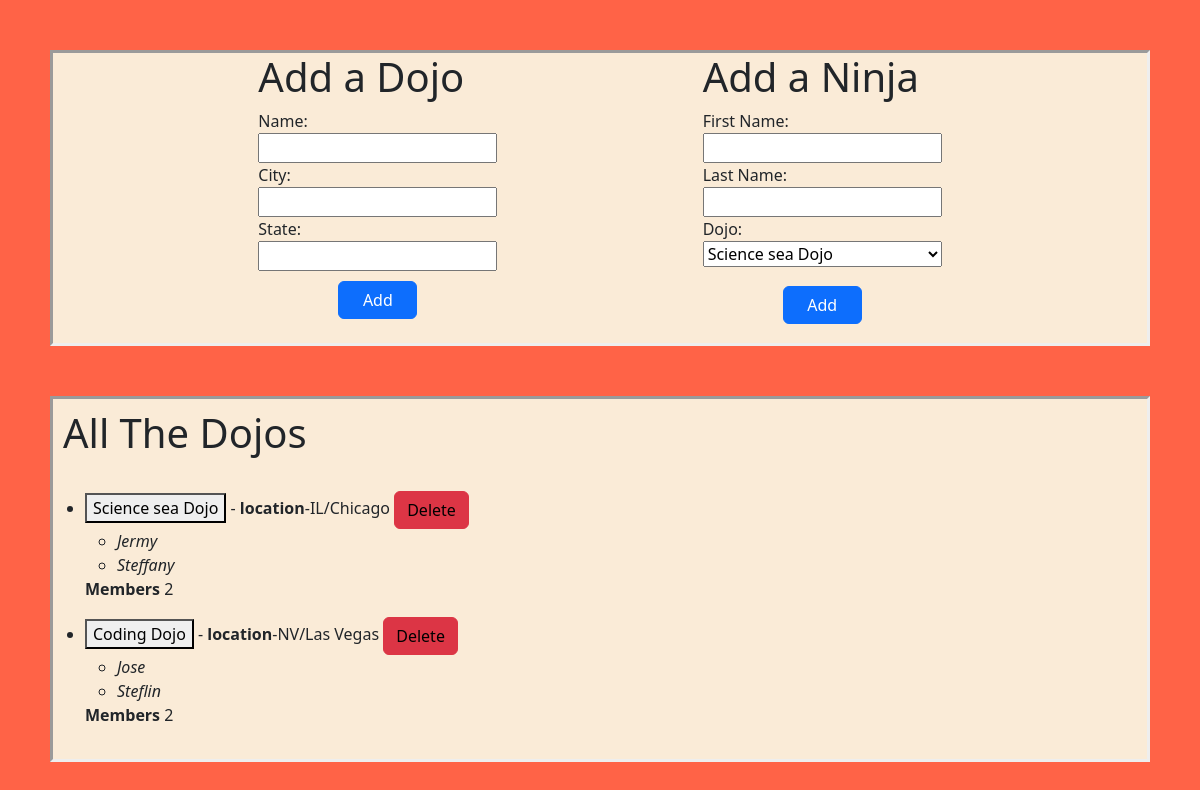
The page / on the database its author committed.
### dojos_ninjas_app/models.py (models this page shows)
class Dojo(models.Model):
    name = models.CharField(max_length=45)
    city = models.CharField(max_length=45)
    state = models.CharField(max_length=45)
    created_at = models.DateTimeField(auto_now_add=True)
    updated_at = models.DateTimeField(auto_now=True)

class Ninja(models.Model):
    first_name = models.CharField(max_length=45)
    last_name = models.CharField(max_length=45)
    dojo = models.ForeignKey(Dojo, related_name="ninjas", on_delete=models.CASCADE)
    created_at = models.DateTimeField(auto_now_add=True)
    updated_at = models.DateTimeField(auto_now=True)

### dojos_ninjas_app/views.py (the view)
# urls.py: path('', views.index),
def index(request):
    context = {
        "all_dojos": Dojo.objects.all()
    }
    return render(request, "index.html", context)

### dojos_ninjas_app/templates/index.html (shortened to what this page needs)
<!DOCTYPE html>
<html lang="en">
<head>
<link href="https://cdn.jsdelivr.net/npm/bootstrap@5.2.2/dist/css/bootstrap.min.css" rel="stylesheet">
    {% load static %}
    <link rel="stylesheet" href="{% static 'style.css' %}">
</head>
<body>
    <div id="header" style="background-color:antiquewhite; border: inset">
        <div>
            <h1>Add a Dojo </h1>
            <form action="/dojos_route" method='post' class="forms">
                <label for="">Name:</label>
                <input type="text" name="name">
                <label for="">City:</label>
                <input type="text" name="city">
                <label for="">State:</label>
                <input type="text" name="state">
                <button class="buttons btn btn-primary">Add</button>
            </form>
        </div>
        <div>
            <h1> Add a Ninja</h1>
            <form action="/ninjas_route"   method='post' class="forms">
                <label for="">First Name:</label>
                <input type="text" name="first_name">
                <label for="">Last Name:</label>
                <input type="text" name="last_name">
                <label for="">Dojo:</label>
                <select name="all_dojos" id="">
                    {% for d in all_dojos%}
                    <option value="{{d.id}}">{{d.name}}</option>
                    {% endfor %}
                </select>
                <button class="buttons1 btn btn-primary">Add</button>
            </form>
        </div>
    </div>
    <div class=sub-container style="background-color:antiquewhite; margin: 50px">
        <h1 style="margin: 10px">All The Dojos</h1>
        <br>
    <ul style="display: flex; flex-direction: column;">{% for d in all_dojos %}
        <li><button>{{d.name}}</button> - <b>location</b>-{{d.state}}/{{d.city}}
                <button style="" class="btn btn-danger"><a href="/destroy_dojos/{{d.id}}" style="text-decoration: none; color: black">Delete</a></button>
        <ul>
            {% for ninja in  d.ninjas.all%}
                <li><em>{{ninja.first_name}}</em></li>
            {% endfor %}
        </ul>
    </li>
    <p><b>Members</b> {{d.ninjas.count}}</p>
    {% endfor %}
    </ul>
    </div>
</body>
</html>

### dojos_ninjas_app/static/style.css (style rules this page uses)
body { background-color: tomato; }
#header { margin: 50px; display: flex; justify-content: space-evenly; background-color: antiquewhite; border-style: inset; }
.forms { display: flex; flex-direction: column; }
.buttons { margin: 10px 80px; }
.buttons1 { margin: 19px 80px; }
.sub-container { border-style: inset; margin: 0 50px; display: flex; justify-content: center; flex-direction: column; text-decoration: none; background-color: antiquewhite; }

### rows shown on the page
Dojo: name "Science sea Dojo", state "IL", city "Chicago", ninjas.count "2"
Ninja: first_name "Jermy"
Ninja: first_name "Steffany"
Dojo: name "Coding Dojo", state "NV", city "Las Vegas", ninjas.count "2"
Ninja: first_name "Jose"
Ninja: first_name "Steflin"

### other values the page prints
form field all_dojos "Science sea Dojo"
